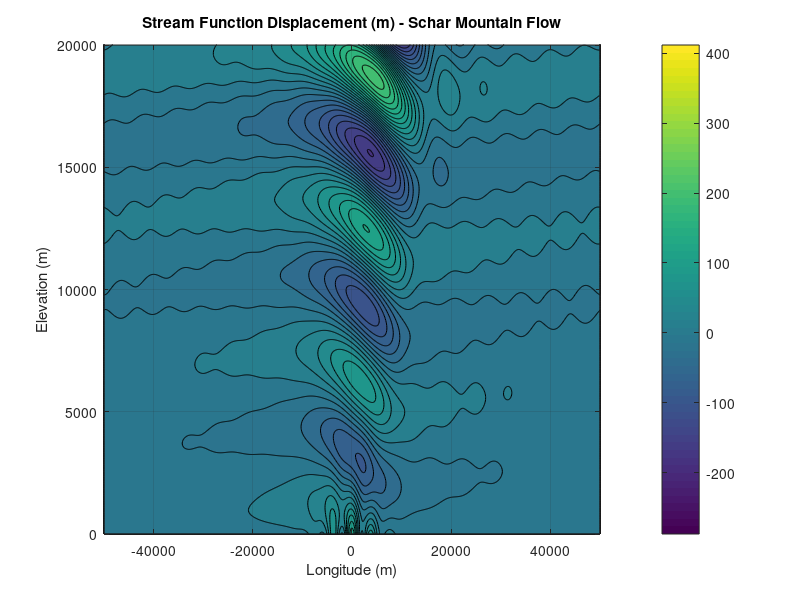
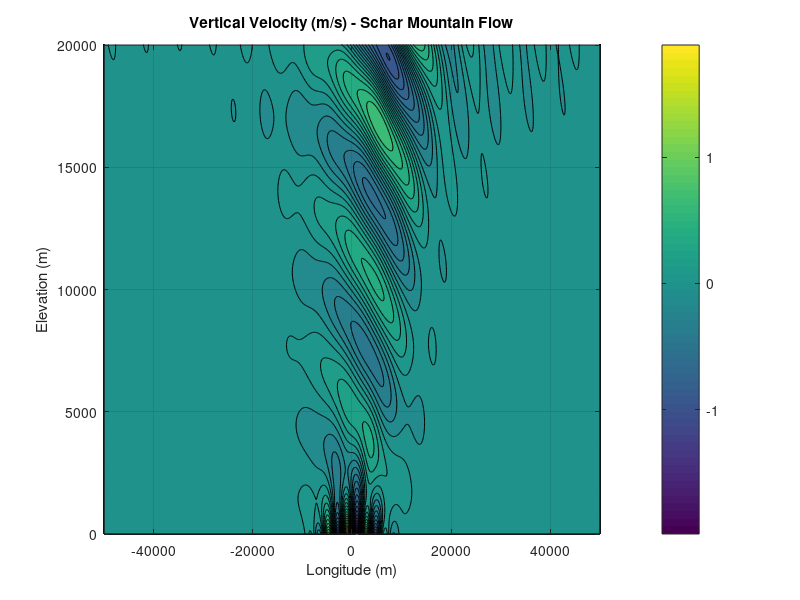
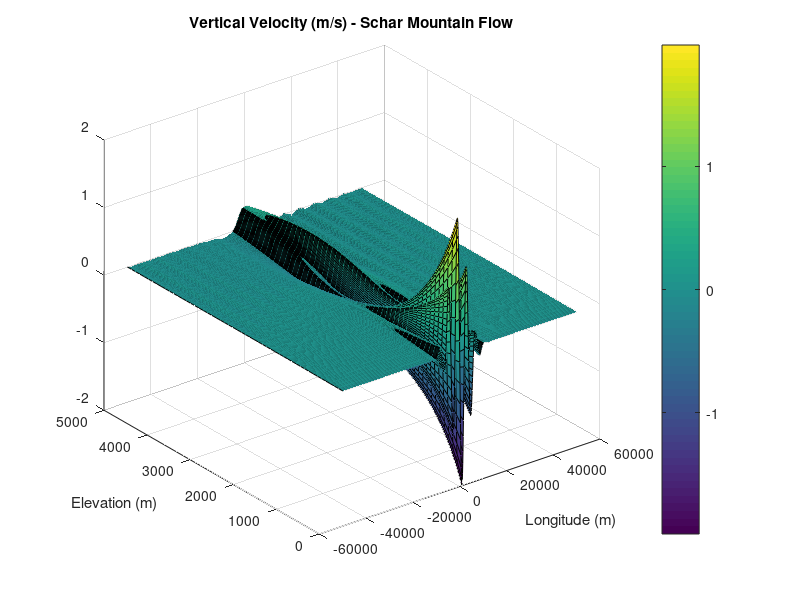

Recreate these plots in MATLAB, in order.
function [X,Z,w] = ScharFlowAnalyticalKlemp();

%% Common physical constants
p0 = 1.0E5;
cp = 1004.5;
Rd = 287.0;
cv = cp - Rd;
T0 = 280.0;
g = 9.80616;
U = 10.0;
N = 0.01;
ac = 5000.0;
hc = 250.0;
lc = 4000.0;

%% Schar Mountain Case
%
nx = 1024;
nz = 256;
x = [-50000.0 50000.0];
z = [0.0 25000.0];
xd = linspace(x(1),x(2),nx);
zd = linspace(z(1),z(2),nz);
nx = length(xd);
nz = length(zd);
LX = abs(x(2)-x(1));
LZ = abs(z(2)-zd(1));
[X,Z] = meshgrid(xd,zd);
% Initialize the transforms of solutions
ETA = 0.0*X';
W = 0.0*X';

% Define the Fourier space for ONE SIDED TRANSFORMS (Smith, 1979)
kxf = (2*pi/LX)*([0:nx/2-1 -nx/2:-1]);
kxh = (2*pi/LX)*(0:nx/2-1);
kx2 = kxh.^2;

% Define the topography function (Schar Moutnain)
hx = hc * exp(-(1/ac)^2 * xd.^2) .* cos((pi/lc) * xd) .* cos((pi/lc) * xd);
hk = fft(hx);

%% Check the inverse transform of the mountain profile
%{
% The analytical transform of the mountain profile (Klemp, 2003) full 2
% sided formula... need only half for the subsequent transform operations
% and is adapted from the reference to include the constant used by Matlab
% in computing fft and ifft (1/nx)
A = 0.25 * ac^2;
KP = 2*pi / lc;
hka = 0.25 * hc * ac / nx * (2 * exp(-A*kxf.^2) + ...
    exp(-A * (KP - kxf).^2) + ...
    exp(-A * (KP + kxf).^2));
HXF = ifft(hkf);
HXA = fftshift(ifft(hka));
figure
plot(xd,real(HXF),xd,real(HXA)); grid on; pause;
%}

rho0 = p0/(Rd*T0);
% Build the transforms of stream function displacement and vertical velocity
for ii=1:nx/2
    beta2 = N^2/U^2 - kx2(ii);
    if beta2 < 0
        beta = sqrt(-beta2);
        arge = -beta;
    elseif beta2 > 0
        beta = sqrt(beta2);
        arge = 1i * beta;
    end
    
    for jj=1:nz
        xid = zd(jj);
        % Compute the smooth, stratified reference fields
        TZ = T0 * exp(N^2/g * xid);
        EXP = g^2 / (cp*T0*N^2) * (exp(-N^2/g*xid) - 1.0) + 1.0;
        rho = p0/(Rd*TZ) * EXP^(cv/Rd);
        
        % One sided transforms double the energy for the inversion
        ETA(ii,jj) = sqrt(rho0/rho) * hk(ii) * exp(arge * xid);
        W(ii,jj) = 1i * kxf(ii) * U * ETA(ii,jj);
    end
end

eta = real(ifft(ETA,[],1));
w = 2 * real(ifft(W,[],1));
%%
figure
contourf(X,Z,eta',40); colorbar; grid on;
ylim([0.0 20000.0]);
title('Stream Function Displacement (m) - Schar Mountain Flow');
xlabel('Longitude (m)');
ylabel('Elevation (m)');
figure
contourf(X,Z,w',40); colorbar; grid on;
ylim([0.0 20000.0]);
title('Vertical Velocity (m/s) - Schar Mountain Flow');
xlabel('Longitude (m)');
ylabel('Elevation (m)');
figure
surf(X,Z,w'); colorbar; grid on;
ylim([0.0 5000.0]);
title('Vertical Velocity (m/s) - Schar Mountain Flow');
xlabel('Longitude (m)');
ylabel('Elevation (m)');
%}
%% Save the data
%
close all;
fileStore = 'AnalyticalSchar.mat';
save(fileStore);
%}